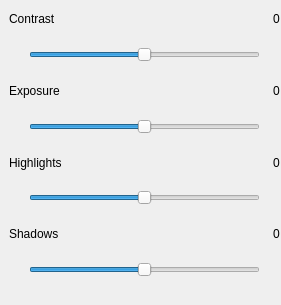
     <widget class="QWidget" name="p_light">
      <property name="geometry">
       <rect>
        <x>0</x>
        <y>0</y>
        <width>281</width>
        <height>305</height>
       </rect>
      </property>
      <attribute name="label">
       <string>Light</string>
      </attribute>
      <widget class="QWidget" name="verticalLayoutWidget_4">
       <property name="geometry">
        <rect>
         <x>9</x>
         <y>-1</y>
         <width>271</width>
         <height>291</height>
        </rect>
       </property>
       <layout class="QVBoxLayout" name="verticalLayout_4">
        <item>
         <layout class="QHBoxLayout" name="horizontalLayout_13">
          <item>
           <widget class="QLabel" name="label_7">
            <property name="text">
             <string>Contrast</string>
            </property>
           </widget>
          </item>
          <item>
           <spacer name="horizontalSpacer_16">
            <property name="orientation">
             <enum>Qt::Horizontal</enum>
            </property>
            <property name="sizeHint" stdset="0">
             <size>
              <width>40</width>
              <height>20</height>
             </size>
            </property>
           </spacer>
          </item>
          <item>
           <widget class="QLabel" name="Contrast_value">
            <property name="text">
             <string>0</string>
            </property>
           </widget>
          </item>
         </layout>
        </item>
        <item>
         <layout class="QHBoxLayout" name="horizontalLayout_7">
          <item>
           <spacer name="horizontalSpacer_8">
            <property name="orientation">
             <enum>Qt::Horizontal</enum>
            </property>
            <property name="sizeType">
             <enum>QSizePolicy::Fixed</enum>
            </property>
            <property name="sizeHint" stdset="0">
             <size>
              <width>20</width>
              <height>20</height>
             </size>
            </property>
           </spacer>
          </item>
          <item>
           <widget class="QSlider" name="contrast">
            <property name="minimum">
             <number>-127</number>
            </property>
            <property name="maximum">
             <number>127</number>
            </property>
            <property name="tracking">
             <bool>true</bool>
            </property>
            <property name="orientation">
             <enum>Qt::Horizontal</enum>
            </property>
            <property name="invertedAppearance">
             <bool>false</bool>
            </property>
            <property name="invertedControls">
             <bool>false</bool>
            </property>
            <property name="tickPosition">
             <enum>QSlider::NoTicks</enum>
            </property>
            <property name="tickInterval">
             <number>5</number>
            </property>
           </widget>
          </item>
          <item>
           <spacer name="horizontalSpacer_9">
            <property name="orientation">
             <enum>Qt::Horizontal</enum>
            </property>
            <property name="sizeType">
             <enum>QSizePolicy::Fixed</enum>
            </property>
            <property name="sizeHint" stdset="0">
             <size>
              <width>20</width>
              <height>20</height>
             </size>
            </property>
           </spacer>
          </item>
         </layout>
        </item>
        <item>
         <layout class="QHBoxLayout" name="horizontalLayout_20">
          <item>
           <widget class="QLabel" name="label_8">
            <property name="text">
             <string>Exposure</string>
            </property>
           </widget>
          </item>
          <item>
           <spacer name="horizontalSpacer_17">
            <property name="orientation">
             <enum>Qt::Horizontal</enum>
            </property>
            <property name="sizeHint" stdset="0">
             <size>
              <width>40</width>
              <height>20</height>
             </size>
            </property>
           </spacer>
          </item>
          <item>
           <widget class="QLabel" name="Exposure_value">
            <property name="text">
             <string>0</string>
            </property>
           </widget>
          </item>
         </layout>
        </item>
        <item>
         <layout class="QHBoxLayout" name="horizontalLayout_8">
          <item>
           <spacer name="horizontalSpacer_10">
            <property name="orientation">
             <enum>Qt::Horizontal</enum>
            </property>
            <property name="sizeType">
             <enum>QSizePolicy::Fixed</enum>
            </property>
            <property name="sizeHint" stdset="0">
             <size>
              <width>20</width>
              <height>20</height>
             </size>
            </property>
           </spacer>
          </item>
          <item>
           <widget class="QSlider" name="exposure">
            <property name="minimum">
             <number>-255</number>
            </property>
            <property name="maximum">
             <number>255</number>
            </property>
            <property name="tracking">
             <bool>true</bool>
            </property>
            <property name="orientation">
             <enum>Qt::Horizontal</enum>
            </property>
            <property name="invertedAppearance">
             <bool>false</bool>
            </property>
            <property name="invertedControls">
             <bool>false</bool>
            </property>
            <property name="tickPosition">
             <enum>QSlider::NoTicks</enum>
            </property>
            <property name="tickInterval">
             <number>5</number>
            </property>
           </widget>
          </item>
          <item>
           <spacer name="horizontalSpacer_11">
            <property name="orientation">
             <enum>Qt::Horizontal</enum>
            </property>
            <property name="sizeType">
             <enum>QSizePolicy::Fixed</enum>
            </property>
            <property name="sizeHint" stdset="0">
             <size>
              <width>20</width>
              <height>20</height>
             </size>
            </property>
           </spacer>
          </item>
         </layout>
        </item>
        <item>
         <layout class="QHBoxLayout" name="horizontalLayout_12">
          <item>
           <widget class="QLabel" name="highlights_label">
            <property name="text">
             <string>Highlights</string>
            </property>
           </widget>
          </item>
          <item>
           <spacer name="horizontalSpacer_18">
            <property name="orientation">
             <enum>Qt::Horizontal</enum>
            </property>
            <property name="sizeHint" stdset="0">
             <size>
              <width>40</width>
              <height>20</height>
             </size>
            </property>
           </spacer>
          </item>
          <item>
           <widget class="QLabel" name="Highlights_value">
            <property name="text">
             <string>0</string>
            </property>
           </widget>
          </item>
         </layout>
        </item>
        <item>
         <layout class="QHBoxLayout" name="horizontalLayout_10">
          <item>
           <spacer name="horizontalSpacer_14">
            <property name="orientation">
             <enum>Qt::Horizontal</enum>
            </property>
            <property name="sizeType">
             <enum>QSizePolicy::Fixed</enum>
            </property>
            <property name="sizeHint" stdset="0">
             <size>
              <width>20</width>
              <height>20</height>
             </size>
            </property>
           </spacer>
          </item>
          <item>
           <widget class="QSlider" name="highlights">
            <property name="minimum">
             <number>-100</number>
            </property>
            <property name="maximum">
             <number>100</number>
            </property>
            <property name="tracking">
             <bool>true</bool>
            </property>
            <property name="orientation">
             <enum>Qt::Horizontal</enum>
            </property>
            <property name="invertedAppearance">
             <bool>false</bool>
            </property>
            <property name="invertedControls">
             <bool>false</bool>
            </property>
            <property name="tickPosition">
             <enum>QSlider::NoTicks</enum>
            </property>
            <property name="tickInterval">
             <number>5</number>
            </property>
           </widget>
          </item>
          <item>
           <spacer name="horizontalSpacer_15">
            <property name="orientation">
             <enum>Qt::Horizontal</enum>
            </property>
            <property name="sizeType">
             <enum>QSizePolicy::Fixed</enum>
            </property>
            <property name="sizeHint" stdset="0">
             <size>
              <width>20</width>
              <height>20</height>
             </size>
            </property>
           </spacer>
          </item>
         </layout>
        </item>
        <item>
         <layout class="QHBoxLayout" name="horizontalLayout_19">
          <item>
           <widget class="QLabel" name="shadows_label">
            <property name="text">
             <string>Shadows</string>
            </property>
           </widget>
          </item>
          <item>
           <spacer name="horizontalSpacer_19">
            <property name="orientation">
             <enum>Qt::Horizontal</enum>
            </property>
            <property name="sizeHint" stdset="0">
             <size>
              <width>40</width>
              <height>20</height>
             </size>
            </property>
           </spacer>
          </item>
          <item>
           <widget class="QLabel" name="Shadows_value">
            <property name="text">
             <string>0</string>
            </property>
           </widget>
          </item>
         </layout>
        </item>
        <item>
         <layout class="QHBoxLayout" name="horizontalLayout_14">
          <item>
           <spacer name="horizontalSpacer_22">
            <property name="orientation">
             <enum>Qt::Horizontal</enum>
            </property>
            <property name="sizeType">
             <enum>QSizePolicy::Fixed</enum>
            </property>
            <property name="sizeHint" stdset="0">
             <size>
              <width>20</width>
              <height>20</height>
             </size>
            </property>
           </spacer>
          </item>
          <item>
           <widget class="QSlider" name="shadows">
            <property name="minimum">
             <number>-100</number>
            </property>
            <property name="maximum">
             <number>100</number>
            </property>
            <property name="tracking">
             <bool>true</bool>
            </property>
            <property name="orientation">
             <enum>Qt::Horizontal</enum>
            </property>
            <property name="invertedAppearance">
             <bool>false</bool>
            </property>
            <property name="invertedControls">
             <bool>false</bool>
            </property>
            <property name="tickPosition">
             <enum>QSlider::NoTicks</enum>
            </property>
            <property name="tickInterval">
             <number>5</number>
            </property>
           </widget>
          </item>
          <item>
           <spacer name="horizontalSpacer_23">
            <property name="orientation">
             <enum>Qt::Horizontal</enum>
            </property>
            <property name="sizeType">
             <enum>QSizePolicy::Fixed</enum>
            </property>
            <property name="sizeHint" stdset="0">
             <size>
              <width>20</width>
              <height>20</height>
             </size>
            </property>
           </spacer>
          </item>
         </layout>
        </item>
        <item>
         <spacer name="verticalSpacer_8">
          <property name="orientation">
           <enum>Qt::Vertical</enum>
          </property>
          <property name="sizeType">
           <enum>QSizePolicy::Fixed</enum>
          </property>
          <property name="sizeHint" stdset="0">
           <size>
            <width>20</width>
            <height>10</height>
           </size>
          </property>
         </spacer>
        </item>
       </layout>
      </widget>
     </widget>
